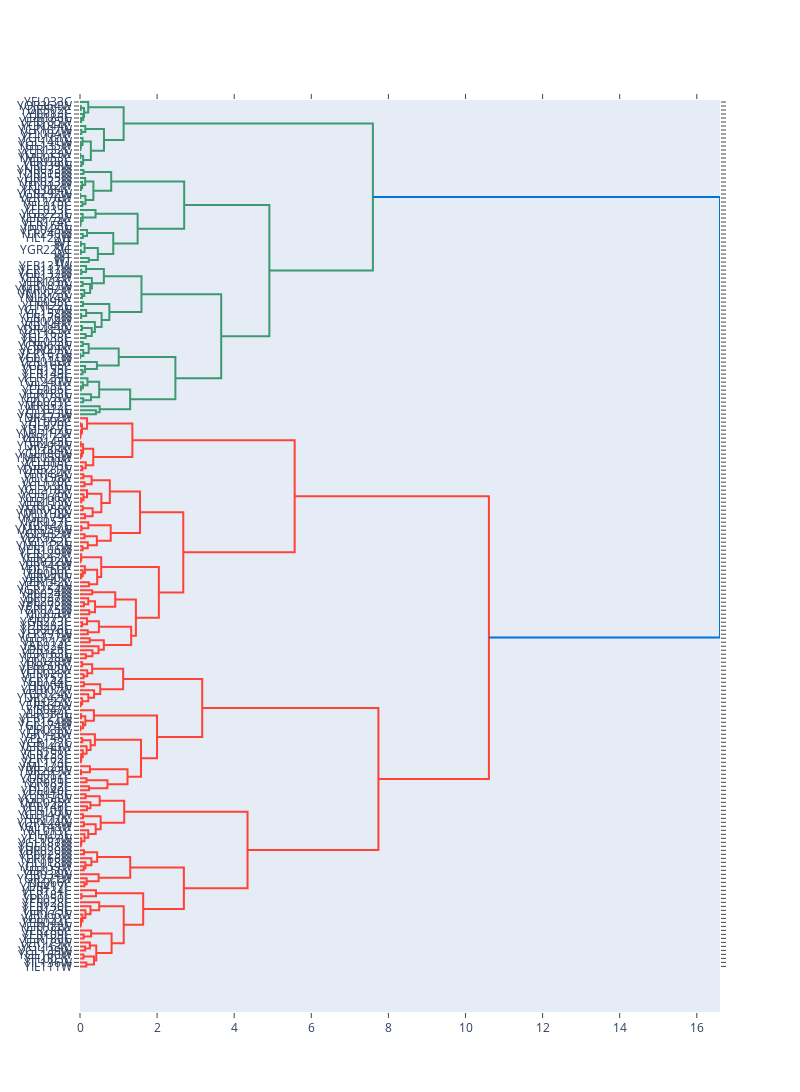

Notebook source saved alongside this figure:
### Code cell
import plotly.figure_factory as ff

import numpy as np

fig = ff.create_dendrogram(df[['X', 'Y']].to_numpy(), orientation='left', labels=np.array(df['deletion']))
#fig = ff.create_dendrogram(latents, orientation='left', labels=np.array(df['Well']))
fig.update_layout(width=800, height=2300)


fig.show()
